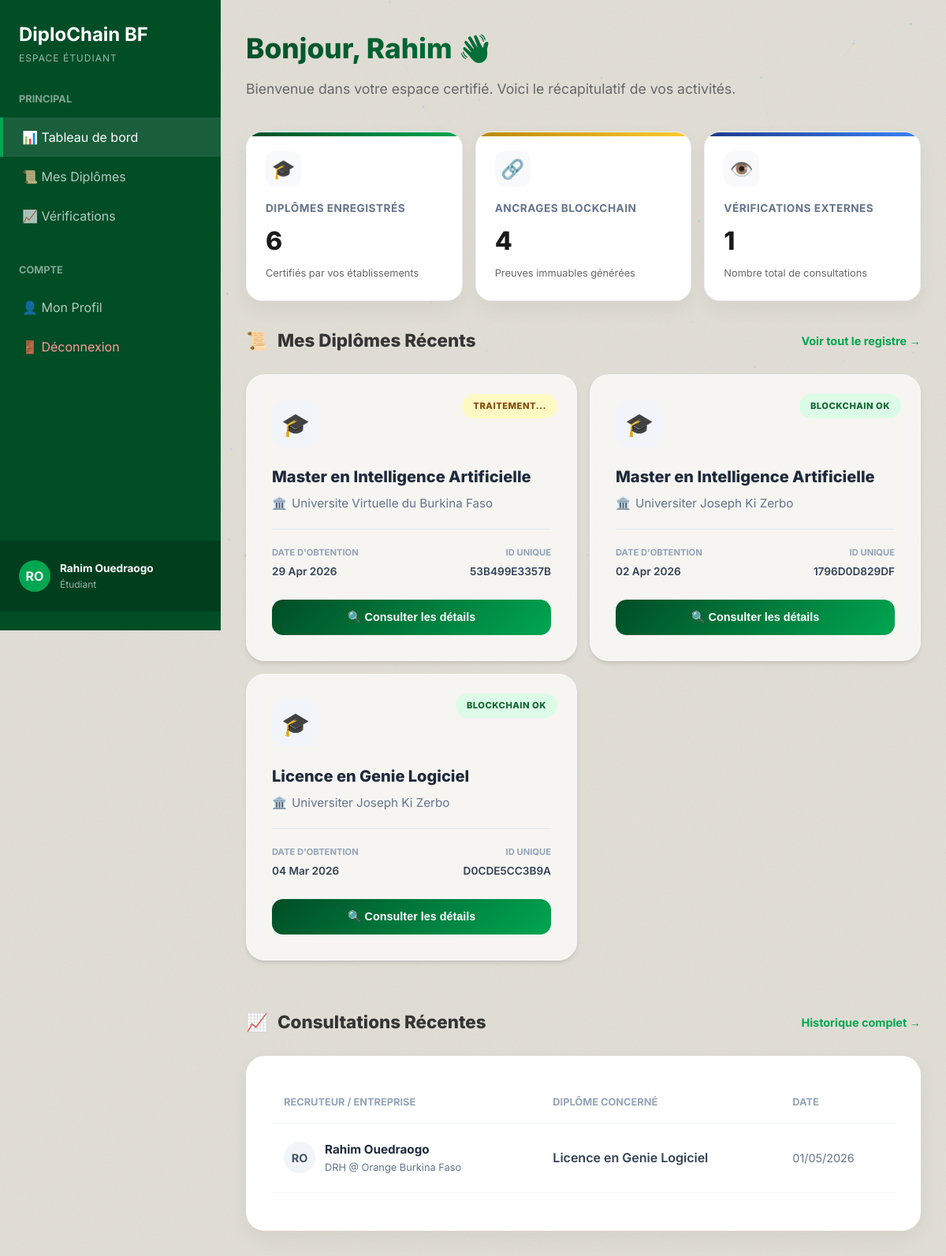
Page /dashboard/ (signed in) on the committed database.
### accounts/models.py (models this page shows, shortened)
class CustomUser(AbstractUser):
    ROLE_CHOICES = (
        ('student', 'Étudiant'),
        ('institution', 'Institution/Université'),
        ('recruiter', 'Recruteur/Employeur'),
        ('admin', 'Administrateur'),
    )
    role = models.CharField(max_length=20, choices=ROLE_CHOICES, default='student')
    institution_name = models.CharField(max_length=255, blank=True, null=True)
    company_name = models.CharField(max_length=255, blank=True, null=True)
    job_title = models.CharField(max_length=255, blank=True, null=True)
    phone_number = models.CharField(max_length=20, blank=True, null=True)
    ine = models.CharField(max_length=50, blank=True, null=True, unique=True, verbose_name="INE / ID National")

### diplomas/models.py (models this page shows, shortened)
class Diploma(models.Model):
    student_first_name = models.CharField(max_length=100)
    student_last_name = models.CharField(max_length=100)
    student_email = models.EmailField(blank=True, null=True)
    student_id_number = models.CharField(max_length=50, verbose_name="Numéro d'étudiant")
    degree_name = models.CharField(max_length=255, verbose_name="Intitulé du diplôme")
    major = models.CharField(max_length=255, blank=True)
    graduation_date = models.DateField()
    institution = models.ForeignKey(Institution, on_delete=models.CASCADE, related_name='diplomas')
    issuer = models.ForeignKey(settings.AUTH_USER_MODEL, on_delete=models.SET_NULL, null=True, related_name='issued_diplomas')
    pdf_file = models.FileField(upload_to='diplomas/pdfs/', blank=True, null=True)
    unique_identifier = models.CharField(max_length=12, unique=True, editable=False)
    document_hash = models.CharField(max_length=64, unique=True, blank=True, null=True, editable=False)
    blockchain_tx_id = models.CharField(max_length=100, blank=True, null=True, verbose_name="ID Transaction Algorand")
    STATUS_CHOICES = [
        ('pending', 'En attente'),
        ('valid', 'Valide'),
        ('revoked', 'Révoqué'),
    ]
    status = models.CharField(max_length=20, choices=STATUS_CHOICES, default='valid')
    is_verified = models.BooleanField(default=False)
    created_at = models.DateTimeField(auto_now_add=True)
    updated_at = models.DateTimeField(auto_now=True)

class Institution(models.Model):
    name = models.CharField(max_length=255)
    acronym = models.CharField(max_length=20, blank=True)
    website = models.URLField(blank=True)
    blockchain_address = models.CharField(max_length=58, blank=True, null=True)
    blockchain_private_key = models.CharField(max_length=128, blank=True, null=True)
    blockchain_mnemonic = models.TextField(blank=True, null=True)
    is_active = models.BooleanField(default=True)
    created_at = models.DateTimeField(auto_now_add=True)

class VerificationLog(models.Model):
    diploma = models.ForeignKey(Diploma, on_delete=models.CASCADE, related_name='verification_logs')
    recruiter = models.ForeignKey(settings.AUTH_USER_MODEL, on_delete=models.CASCADE)
    verified_at = models.DateTimeField(auto_now_add=True)

### dashboards/views.py (the view)
# urls.py: path('', views.dashboard_router, name='dashboard'),
@login_required
def dashboard_router(request):
    role = request.user.role
    if role == 'admin':
        return admin_dashboard(request)
    elif role == 'institution':
        return institution_dashboard(request)
    elif role == 'recruiter':
        return recruiter_dashboard(request)
    else:
        return student_dashboard(request)

### dashboards/templates/dashboards/student.html (shortened to what this page needs)
{% extends 'dashboards/base_dashboard.html' %}
{% block dash_content %}
<div class="dashboard-header">
    <div class="welcome-text">
        <h1>Bonjour, {{ request.user.first_name }} 👋</h1>
        <p>Bienvenue dans votre espace certifié. Voici le récapitulatif de vos activités.</p>
    </div>
</div>
<div class="stats-container">
    <div class="stat-card-premium">
        <div class="stat-icon">🎓</div>
        <div class="stat-info">
            <div class="label">Diplômes enregistrés</div>
            <div class="value">{{ stats.total }}</div>
            <div class="subtext">Certifiés par vos établissements</div>
        </div>
    </div>
    <div class="stat-card-premium amber-accent">
        <div class="stat-icon">🔗</div>
        <div class="stat-info">
            <div class="label">Ancrages Blockchain</div>
            <div class="value" style="color: #1a1a1a;">{{ stats.blockchain_verified|default:"0" }}</div>
            <div class="subtext">Preuves immuables générées</div>
        </div>
    </div>
    <div class="stat-card-premium blue">
        <div class="stat-icon">👁️</div>
        <div class="stat-info">
            <div class="label">Vérifications externes</div>
            <div class="value">{{ stats.total_verifications }}</div>
            <div class="subtext">Nombre total de consultations</div>
        </div>
    </div>
</div>
<h2 class="section-title-premium">
    <span class="title-text"><span>📜</span> Mes Diplômes Récents</span>
    <a href="{% url 'student_diplomas' %}" class="view-all-link">Voir tout le registre →</a>
</h2>
<div class="diploma-grid">
    {% for diploma in diplomas %}
    <div class="diploma-card animate-up">
        <span class="diploma-status-badge {% if diploma.blockchain_tx_id %}status-active{% else %}status-pending{% endif %}">
            {% if diploma.blockchain_tx_id %}Blockchain OK{% else %}Traitement...{% endif %}
        </span>
        <div class="diploma-icon">🎓</div>
        <h3 class="diploma-degree">{{ diploma.degree_name }}</h3>
        <div class="diploma-institution">
            <span>🏛️</span> {{ diploma.institution.name }}
        </div>
        <div class="diploma-meta">
            <div class="meta-item">
                <span class="label">Date d'obtention</span>
                <span class="value">{{ diploma.graduation_date|date:"d M Y" }}</span>
            </div>
            <div class="meta-item" style="text-align: right;">
                <span class="label">ID Unique</span>
                <span class="value">{{ diploma.unique_identifier }}</span>
            </div>
        </div>
        <button onclick="showDiplomaDetails('{{ diploma.id }}', '{{ diploma.degree_name|escapejs }}', '{{ diploma.institution.name|escapejs }}', '{{ diploma.graduation_date|date:'d/m/Y' }}', '{{ diploma.unique_identifier }}', '{{ diploma.major|default:'N/A'|escapejs }}', '{% url 'student_diploma_download' diploma.id %}')" class="btn-view-premium">
            🔍 Consulter les détails
        </button>
    </div>
    {% empty %}
    <div style="grid-column: 1/-1; text-align: center; padding: 40px; background: white; border-radius: 20px;">
        <p style="color: #64748b;">Aucun diplôme trouvé pour le moment.</p>
    </div>
    {% endfor %}
</div>
<h2 class="section-title-premium" style="margin-top: 60px;">
    <span class="title-text"><span>📈</span> Consultations Récentes</span>
    <a href="{% url 'student_verifications' %}" class="view-all-link">Historique complet →</a>
</h2>
<div class="table-container-premium animate-up">
    <div class="table-responsive">
        <table class="table-premium" style="min-width: 700px;">
            <thead>
                <tr>
                    <th>Recruteur / Entreprise</th>
                    <th>Diplôme Concerné</th>
                    <th>Date</th>
                </tr>
            </thead>
            <tbody>
                {% for log in verifications %}
                <tr>
                    <td>
                        <div class="recruiter-cell">
                            <div class="avatar-circle">
                                {{ log.recruiter.first_name|slice:":1" }}{{ log.recruiter.last_name|slice:":1" }}
                            </div>
                            <div>
                                <div class="recruiter-name">{{ log.recruiter.get_full_name|default:log.recruiter.username }}</div>
                                <div class="recruiter-company">{{ log.recruiter.job_title }} @ {{ log.recruiter.company_name|default:"Organisme" }}</div>
                            </div>
                        </div>
                    </td>
                    <td style="font-weight: 600; color: #334155;">{{ log.diploma.degree_name }}</td>
                    <td style="color: #64748b; font-size: 0.9rem;">{{ log.verified_at|date:"d/m/Y" }}</td>
                </tr>
                {% empty %}
                <tr>
                    <td colspan="3" style="text-align: center; padding: 40px; color: #94a3b8;">
                        Aucune consultation récente.
                    </td>
                </tr>
                {% endfor %}
            </tbody>
        </table>
    </div>
</div>
{% endblock %}

### dashboards/templates/dashboards/base_dashboard.html (shortened to what this page needs)
{% extends 'landing_page/base.html' %}
{% block content %}
<div class="dashboard-layout">
    <aside class="sidebar" id="sidebar">
        <div class="sidebar-brand">
            <h2>DiploChain BF</h2>
            <p>
                {% if request.user.role == 'institution' %}
                    Espace Établissement
                {% elif request.user.role == 'recruiter' %}
                    Espace Recruteur
                {% elif request.user.role == 'student' %}
                    Espace Étudiant
                {% elif request.user.role == 'admin' %}
                    Espace Admin
                {% else %}
                    Espace Utilisateur
                {% endif %}
            </p>
        </div>
        <div class="sidebar-nav">
            <div class="nav-section">
                <div class="nav-title">Principal</div>
                {% if request.user.role != 'admin' %}
                <a href="{% url 'dashboard' %}" class="nav-item {% if request.resolver_match.url_name == 'dashboard' %}active{% endif %}">📊 Tableau de bord</a>
                {% endif %}
                {% if request.user.role == 'student' %}
                    <a href="{% url 'student_diplomas' %}" class="nav-item {% if request.resolver_match.url_name == 'student_diplomas' %}active{% endif %}">📜 Mes Diplômes</a>
                    <a href="{% url 'student_verifications' %}" class="nav-item {% if request.resolver_match.url_name == 'student_verifications' %}active{% endif %}">📈 Vérifications</a>
                {% endif %}
            </div>
            <div class="nav-section">
                <div class="nav-title">Compte</div>
                <a href="{% url 'profile' %}" class="nav-item {% if request.resolver_match.url_name == 'profile' %}active{% endif %}">👤 Mon Profil</a>
                <a href="{% url 'logout' %}" class="nav-item" style="color: #ff9999;">🚪 Déconnexion</a>
            </div>
        </div>
        <div class="sidebar-footer">
            <div class="inst-logo" style="background: var(--accent-green); color: white;">
                {{ request.user.first_name|slice:":1"|upper }}{{ request.user.last_name|slice:":1"|upper }}
            </div>
            <div>
                <div style="font-weight: 700; font-size: 0.85rem;">{{ request.user.get_full_name|default:request.user.username }}</div>
                <div style="font-size: 0.75rem; opacity: 0.6;">
                    {% if request.user.role == 'institution' %}
                        Agent Établissement
                    {% elif request.user.role == 'student' %}
                        Étudiant
                    {% elif request.user.role == 'recruiter' %}
                        Recruteur
                    {% else %}
                        Utilisateur
                    {% endif %}
                </div>
            </div>
        </div>
    </aside>
    <main class="main-content">
        {% block dash_content %}{% endblock %}
    </main>
</div>
{% endblock %}

### landing_page/static/landing_page/css/base.css (style rules this page uses)
:root { --bg-0: #050a18; --bg-1: #0b1426; --bg-2: #101e38; --bg-card: rgba(16, 30, 56, 0.75); --border: rgba(99, 179, 237, 0.13); --border-glow: rgba(99, 179, 237, 0.32); --blue-300: #90cdf4; --blue-400: #63b3ed; --blue-500: #4299e1; --blue-600: #3182ce; --cyan-400: #76e4f7; --cyan-500: #0bc5ea; --green-300: #9ae6b4; --green-400: #68d391; --green-500: #48bb78; --purple-400: #b794f4; --amber-400: #f6ad55; --red-300: #feb2b2; --red-400: #fc8181; --gradient-accent: linear-gradient(135deg, #4299e1 0%, #0bc5ea 100%); --gradient-hero: linear-gradient(135deg, #0f2a5e 0%, #050a18 55%, #0a1f3a 100%); --gradient-card: linear-gradient(145deg, rgba(16,30,56,0.92), rgba(5,10,24,0.92)); --gradient-danger: linear-gradient(135deg, #c53030, #742a2a); --gradient-success: linear-gradient(135deg, #276749, #22543d); --gradient-orange: linear-gradient(135deg, #c05621, #7b341e); --text-primary: #f0f4ff; --text-secondary: #94a3b8; --text-muted: #64748b; --radius-sm: 8px; --radius-md: 16px; --radius-lg: 24px; --radius-xl: 36px; --shadow-glow: 0 0 40px rgba(66,153,225,0.2); --shadow-card: 0 8px 32px rgba(0,0,0,0.45); --shadow-deep: 0 24px 64px rgba(0,0,0,0.6); --transition: all 0.3s cubic-bezier(0.4, 0, 0.2, 1); }
*, *::before, *::after { box-sizing: border-box; margin: 0; padding: 0; }
html { scroll-behavior: smooth; }
body { font-family: 'Inter', sans-serif; background: var(--bg-0); color: var(--text-primary); overflow-x: hidden; line-height: 1.65; }
a { color: inherit; }

### dashboards/templates/dashboards/base_dashboard.html (style rules this page uses)
:root { --sidebar-bg: #004d26; --main-bg: #e0ddd5; --accent-green: #00a651; --accent-amber: #b8860b; --accent-red: #d9534f; --text-dark: #333; --card-bg: #ffffff; --border-color: #ccc; }
body { background-color: var(--main-bg); color: var(--text-dark); }
.dashboard-layout { display: grid; grid-template-columns: 280px 1fr; min-height: 100vh; }
.sidebar { background: var(--sidebar-bg); color: white; padding: 24px 0; display: flex; flex-direction: column; position: sticky; top: 0; height: 100vh; z-index: 1000; transition: transform 0.3s ease; }
.sidebar-brand { padding: 0 24px 32px; }
.sidebar-brand h2 { font-size: 1.5rem; font-weight: 700; margin: 0; }
.sidebar-brand p { font-size: 0.75rem; opacity: 0.6; text-transform: uppercase; letter-spacing: 1px; }
.sidebar-nav { flex: 1; }
.nav-section { margin-bottom: 32px; }
.nav-title { padding: 0 24px; font-size: 0.8rem; font-weight: 700; opacity: 0.5; margin-bottom: 12px; text-transform: uppercase; }
.nav-item { padding: 12px 24px; display: flex; align-items: center; gap: 12px; color: rgba(255,255,255,0.7); text-decoration: none; transition: all 0.2s; border-left: 4px solid transparent; }
.nav-item:hover, .nav-item.active { background: rgba(255,255,255,0.1); color: white; }
.nav-item.active { border-left-color: var(--accent-green); }
.sidebar-footer { padding: 24px; background: rgba(0,0,0,0.2); display: flex; align-items: center; gap: 12px; }
.inst-logo { width: 40px; height: 40px; background: orange; border-radius: 50%; display: flex; align-items: center; justify-content: center; font-weight: 700; color: #000; }
.main-content { padding: 32px; overflow-y: auto; }
.table-responsive { width: 100%; overflow-x: auto; -webkit-overflow-scrolling: touch; margin-bottom: 1rem; }

### rows in the picture
CustomUser: user.first_name "R", user.last_name "O", user.get_full_name "Rahim Ouedraogo", user.first_name "Rahim"
Diploma: shows "TRAITEMENT...", degree_name "Master en Intelligence Artificielle", institution.name "Universite Virtuelle du Burkina Faso", graduation_date "29 Apr 2026", unique_identifier "53B499E3357B"
Diploma: shows "BLOCKCHAIN OK", degree_name "Master en Intelligence Artificielle", institution.name "Universiter Joseph Ki Zerbo", graduation_date "02 Apr 2026", unique_identifier "1796D0D829DF"
Diploma: shows "BLOCKCHAIN OK", degree_name "Licence en Genie Logiciel", institution.name "Universiter Joseph Ki Zerbo", graduation_date "04 Mar 2026", unique_identifier "D0CDE5CC3B9A"
VerificationLog: recruiter.first_name "R", recruiter.last_name "O", recruiter.get_full_name "Rahim Ouedraogo", recruiter.job_title "DRH", recruiter.company_name "Orange Burkina Faso", diploma.degree_name "Licence en Genie Logiciel", verified_at "01/05/2026"

### other values in the picture
{{ stats.total }} "6"
{{ stats.blockchain_verified|default:"0" }} "4"
{{ stats.total_verifications }} "1"
